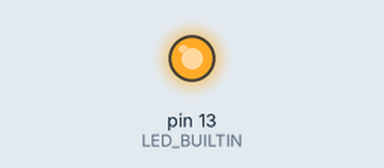
Simulated run of this sketch. Board: Arduino Uno, built with avr-gcc and run on an emulated ATmega328P. Shown: output pins drawn as LEDs (lit = HIGH).

Above: at 1.5 s.
At 4.5 s:
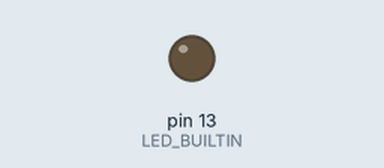
Timing chart, 0 to 7.8 s (numbered marks = the images above):
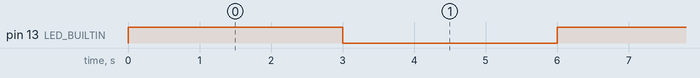

Measured:
- by itself, pin 13 (LED_BUILTIN): alternates HIGH for 3.0 s and LOW for 3.0 s

The sketch:

LED_TEST.ino
```cpp
void setup() {
  // put your setup code here, to run once:
  pinMode(LED_BUILTIN, OUTPUT);

}

void loop() {
  // put your main code here, to run repeatedly:
  digitalWrite(LED_BUILTIN, HIGH);
  delay(3000);
  digitalWrite(13, 0);
  delay(3000);
}
```
